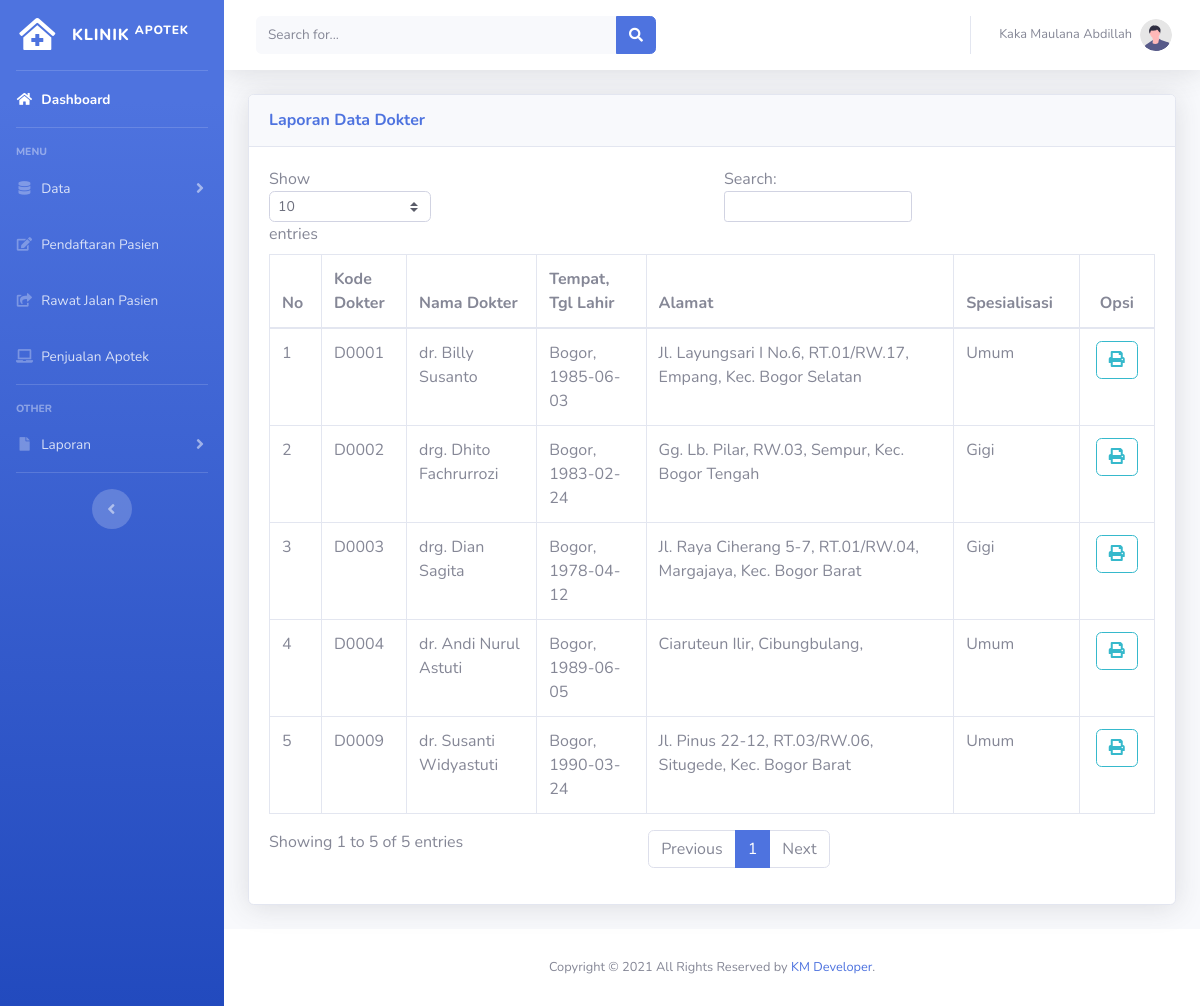
The app's page /dashboard/admin/laporan_dokter.php (signed in) with its own data.
### tables this page shows
CREATE TABLE `tb_petugas` (
  `id_petugas` int(11) NOT NULL,
  `kd_petugas` char(5) NOT NULL,
  `nama` varchar(100) NOT NULL,
  `username` varchar(50) NOT NULL,
  `password` varchar(50) NOT NULL,
  `no_telp` varchar(15) NOT NULL,
  `level` varchar(20) NOT NULL
);

CREATE TABLE `tb_dokter` (
  `kd_dokter` char(5) NOT NULL,
  `nm_dokter` varchar(100) NOT NULL,
  `jns_kelamin` enum('Laki-laki','Perempuan') NOT NULL,
  `tempat_lahir` varchar(20) NOT NULL,
  `tanggal_lahir` date NOT NULL,
  `alamat` text NOT NULL,
  `no_telp` varchar(15) NOT NULL,
  `spesialisasi` varchar(20) NOT NULL
);

### dashboard/admin/laporan_dokter.php (the view, shortened to what this page needs)
<?php
include_once '../../config/koneksi.php';
?>
<!DOCTYPE html>
<html>
<head>
    <link href="../../assets/dashboard/vendor/fontawesome-free/css/all.min.css" rel="stylesheet" type="text/css">
    <link href="../../assets/dashboard/css/sb-admin-2.min.css" rel="stylesheet">
</head>
<body id="page-top">
    <div id="wrapper">
        <ul class="navbar-nav bg-gradient-primary sidebar sidebar-dark accordion" id="accordionSidebar">
            <a class="sidebar-brand d-flex align-items-center justify-content-center" href="index">
                <div class="sidebar-brand-icon">
                    <i class="fas fa-clinic-medical"></i>
                </div>
                <div class="sidebar-brand-text mx-3">Klinik <sup>Apotek</sup></div>
            </a>
            <hr class="sidebar-divider my-0">
            <li class="nav-item active">
                <a class="nav-link" href="index">
                    <i class="fas fa-fw fa-home"></i>
                    <span>Dashboard</span></a>
            </li>
            <hr class="sidebar-divider">
            <div class="sidebar-heading">
                menu
            </div>
            <li class="nav-item">
                <a class="nav-link collapsed" href="#" data-toggle="collapse" data-target="#collapseTwo"
                    aria-expanded="true" aria-controls="collapseTwo">
                    <i class="fas fa-fw fa-database"></i>
                    <span>Data</span>
                </a>
            </li>
             <li class="nav-item">
                <a class="nav-link" href="pendaftaran/">
                    <i class="fas fa-fw fa-edit"></i>
                    <span>Pendaftaran Pasien</span></a>
            </li>
            <li class="nav-item">
                <a class="nav-link" href="rawat-pasien/">
                    <i class="fas fa-fw fa-share-square"></i>
                    <span>Rawat Jalan Pasien</span></a>
            </li>
             <li class="nav-item">
                <a class="nav-link" href="penjualan/">
                    <i class="fas fa-fw fa-laptop"></i>
                    <span>Penjualan Apotek</span></a>
            </li>
            <hr class="sidebar-divider">
            <div class="sidebar-heading">
                other
            </div>
            <li class="nav-item">
                <a class="nav-link collapsed" href="#" data-toggle="collapse" data-target="#collapsePages"
                    aria-expanded="true" aria-controls="collapsePages">
                    <i class="fas fa-fw fa-file"></i>
                    <span>Laporan</span>
                </a>
            </li>
            <hr class="sidebar-divider d-none d-md-block">
            <div class="text-center d-none d-md-inline">
                <button class="rounded-circle border-0" id="sidebarToggle"></button>
            </div>
        </ul>
        <div id="content-wrapper" class="d-flex flex-column">
            <div id="content">
                <nav class="navbar navbar-expand navbar-light bg-white topbar mb-4 static-top shadow">
                    <form
                        class="d-none d-sm-inline-block form-inline mr-auto ml-md-3 my-2 my-md-0 mw-100 navbar-search">
                        <div class="input-group">
                            <input type="text" class="form-control bg-light border-0 small" placeholder="Search for..."
                                aria-label="Search" aria-describedby="basic-addon2">
                            <div class="input-group-append">
                                <button class="btn btn-primary" type="button">
                                    <i class="fas fa-search fa-sm"></i>
                                </button>
                            </div>
                        </div>
                    </form>
                     <ul class="navbar-nav ml-auto">
                        <?php
                        $login = mysqli_query($conn, "select * from tb_petugas WHERE id_petugas='1'");
                        while($rows=mysqli_fetch_array($login)){
                        ?>
                        <li class="nav-item dropdown no-arrow">
                            <a class="nav-link dopdown-toggle" href="#" id="userDropdown" role="button"
                                data-toggle="dropdown" aria-haspopup="true" aria-expanded="false">
                                <span class='mr-2 d-none d-lg-inline text-gray-600 small'>
                                      <?php echo $rows['nama']; ?> <?php }  ?>
                                    </span>
                                <img class="img-profile rounded-circle"
                                    src="../../assets/dashboard/img/undraw_profile.svg">
                            </a>
                        </li>
                    </ul>
                </nav>
                <div class="container-fluid">
                    <div class="card shadow mb-4">
                        <div class="card-header py-3">
                            <h6 class="m-0 font-weight-bold text-primary">Laporan Data Dokter</h6>
                        </div>
                        <div class="card-body">
                            <div class="table-responsive">
                                <table class="table table-bordered" id="dataTable" width="100%" cellspacing="0">
                                    <thead>
                                        <tr>
                                            <th>No</th>
                                            <th>Kode Dokter</th>
                                            <th>Nama Dokter</th>
                                            <th>Tempat, Tgl Lahir</th>
                                            <th>Alamat</th>
                                            <th>Spesialisasi</th>
                                            <th style="text-align:center;">Opsi</th>
                                        </tr>
                                    </thead>
                                    <tbody>
                                    	<?php
											$data_dokter = mysqli_query($conn,"select * from tb_dokter ORDER BY kd_dokter")or die(mysql_error());
                                            $nomor = 1;
											while($dd = mysqli_fetch_array($data_dokter)){
										?>
                                    	<tr>
                                            <td><?php echo $nomor++ ?></td>
                                            <td><?php echo $dd['kd_dokter']; ?></td>
                                            <td><?php echo $dd['nm_dokter']; ?></td>
                                            <td><?php echo $dd['tempat_lahir']; ?>, <?php echo $dd['tanggal_lahir']; ?></td>
                                            <td><?php echo $dd['alamat']; ?></td>
                                            <td><?php echo $dd['spesialisasi']; ?></td>
                                            <td align="center"><a href="cetak/dokter_cetak.php?id=<?php echo $dd['kd_dokter']; ?>" class="btn btn-outline-info"><i class="fas fa-print"></i></td></a>
                                        </tr>
                                        <?php } ?>
                                    </tbody>
                                </table>
                            </div>
                        </div>
                    </div>
                </div>
            </div>
            <footer class="sticky-footer bg-white">
                <div class="container my-auto">
                    <div class="copyright text-center my-auto">
                       <span>Copyright &copy; 2021 All Rights Reserved by <a href="https://km-dev.or.id">KM Developer</a>.</span>
                    </div>
                </div>
            </footer>
        </div>
    </div>
</body>
</html>

### records on screen
tb_petugas: nama "Kaka Maulana Abdillah"
tb_dokter: kd_dokter "D0001", nm_dokter "dr. Billy Susanto", tempat_lahir "Bogor", tanggal_lahir "1985-06-03", alamat "Jl. Layungsari I No.6, RT.01/RW.17, Empang, Kec. Bogor Selatan", spesialisasi "Umum"
tb_dokter: kd_dokter "D0002", nm_dokter "drg. Dhito Fachrurrozi", tempat_lahir "Bogor", tanggal_lahir "1983-02-24", alamat "Gg. Lb. Pilar, RW.03, Sempur, Kec. Bogor Tengah", spesialisasi "Gigi"
tb_dokter: kd_dokter "D0003", nm_dokter "drg. Dian Sagita", tempat_lahir "Bogor", tanggal_lahir "1978-04-12", alamat "Jl. Raya Ciherang 5-7, RT.01/RW.04, Margajaya, Kec. Bogor Barat", spesialisasi "Gigi"
tb_dokter: kd_dokter "D0004", nm_dokter "dr. Andi Nurul Astuti", tempat_lahir "Bogor", tanggal_lahir "1989-06-05", alamat "Ciaruteun Ilir, Cibungbulang,", spesialisasi "Umum"
tb_dokter: kd_dokter "D0009", nm_dokter "dr. Susanti Widyastuti", tempat_lahir "Bogor", tanggal_lahir "1990-03-24", alamat "Jl. Pinus 22-12, RT.03/RW.06, Situgede, Kec. Bogor Barat", spesialisasi "Umum"
